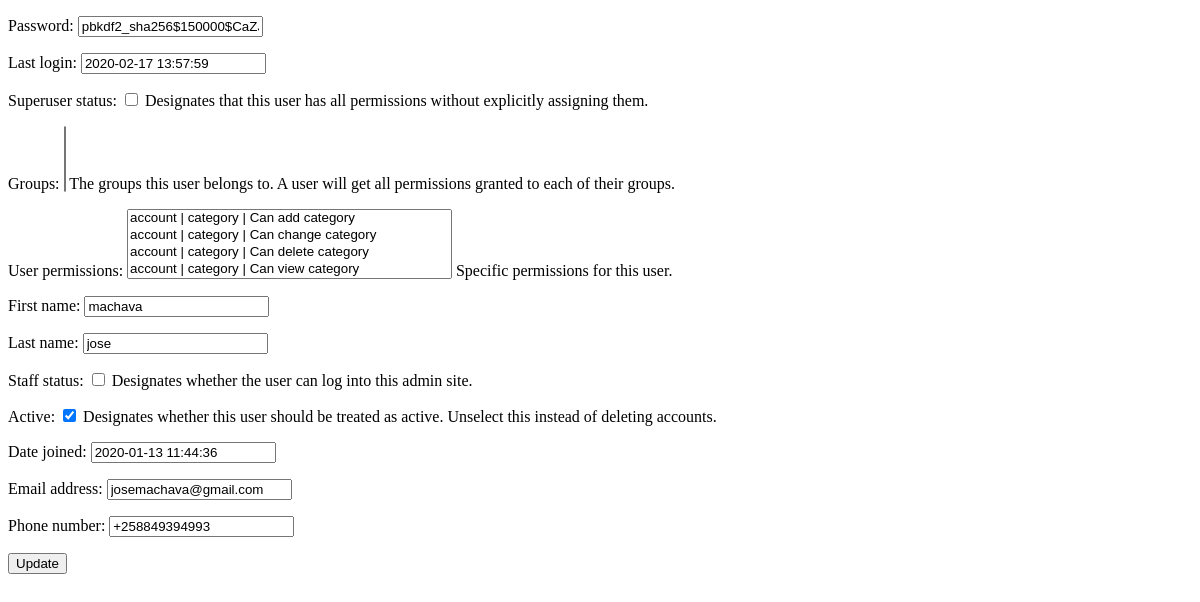
Page /dashboard/user/13/update on the earlier database version.
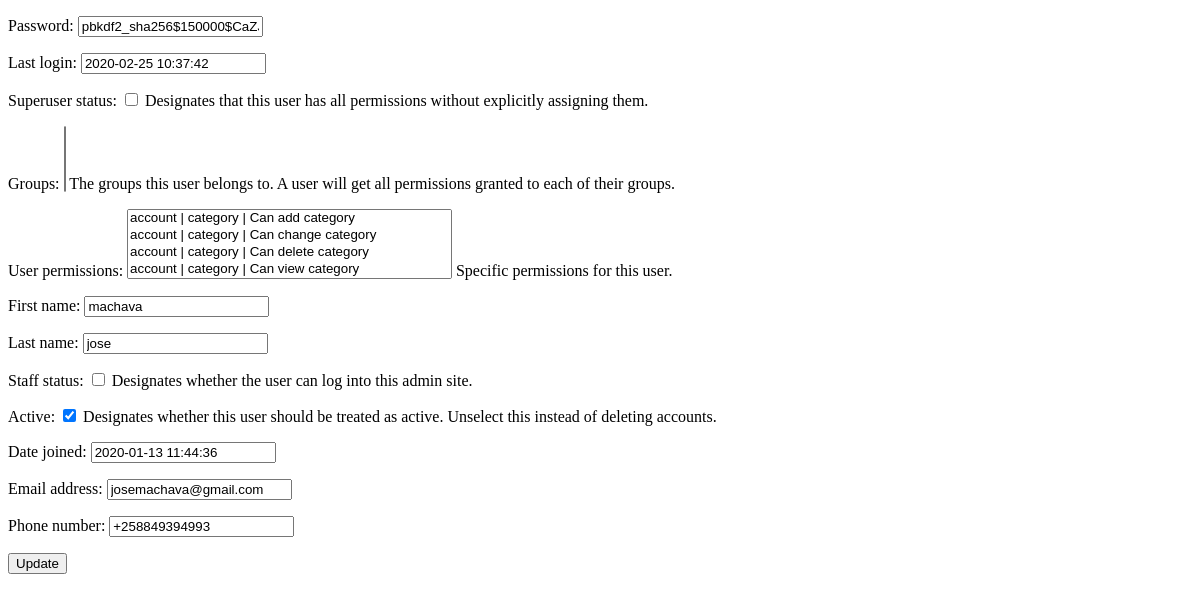
Same page on the later database version.
### account/models.py (models this page shows)
class User(AbstractUser):
    username = None
    email = models.EmailField(_('email address'), unique=True)
    phone_regex = RegexValidator(regex=r'^\+?258?\d{9,13}$',
                                 message="O número de telefone deve ser digitado no formato: '+258849293949'. São permitidos até 13 dígitos.")
    phone_number = models.CharField(validators=[phone_regex], max_length=13, blank=True)  # validators should be a list
    USERNAME_FIELD = 'email'
    REQUIRED_FIELDS = []
    objects = UserManager()

### dashboard/views.py (the view, shortened to what this page needs)
# urls.py: path('user/<int:pk>/update', views.UserUpdateView.as_view(),
class UserUpdateView(UpdateView):
    model = User
    template_name = 'dashboard/user/update.html'
    context_object_name = 'user'
    fields = "__all__"

### price/templates/dashboard/user/update.html (shortened to what this page needs)
<!DOCTYPE html>
<html lang="en">
<head>
</head>
<body>
<form method="post">
    {{form.as_p}}
    <button type="submit" class="btn btn-success">Update</button>
</form>
</body>
</html>

Differences in the rows shown:
changed User "pbkdf2_sha256$150000$CaZJvo68Jj2i$sOX+oJKR+Vpe9VHtm3hw5sefTQLBgSI44xAdlMw5kYc=": last_login "2020-02-17 13:57:59" → "2020-02-25 10:37:42"
